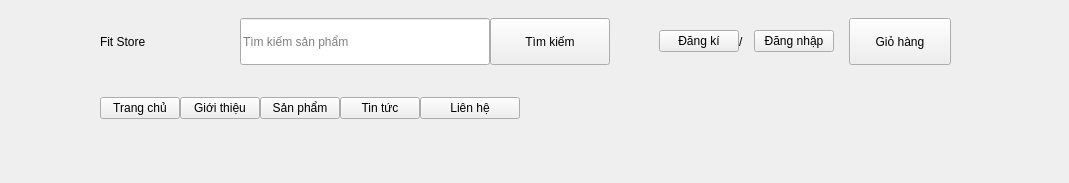
         <widget class="QWidget" name="headerContainer" native="true">
          <property name="minimumSize">
           <size>
            <width>0</width>
            <height>100</height>
           </size>
          </property>
          <layout class="QVBoxLayout" name="verticalLayout_4">
           <property name="spacing">
            <number>0</number>
           </property>
           <property name="leftMargin">
            <number>0</number>
           </property>
           <property name="topMargin">
            <number>0</number>
           </property>
           <property name="rightMargin">
            <number>0</number>
           </property>
           <property name="bottomMargin">
            <number>0</number>
           </property>
           <item>
            <layout class="QHBoxLayout" name="headerSubContainer">
             <property name="spacing">
              <number>0</number>
             </property>
             <property name="leftMargin">
              <number>100</number>
             </property>
             <property name="rightMargin">
              <number>100</number>
             </property>
             <item>
              <widget class="QWidget" name="widget_4" native="true">
               <property name="minimumSize">
                <size>
                 <width>100</width>
                 <height>0</height>
                </size>
               </property>
               <layout class="QVBoxLayout" name="verticalLayout_2">
                <property name="spacing">
                 <number>0</number>
                </property>
                <property name="leftMargin">
                 <number>0</number>
                </property>
                <property name="topMargin">
                 <number>0</number>
                </property>
                <property name="rightMargin">
                 <number>0</number>
                </property>
                <property name="bottomMargin">
                 <number>0</number>
                </property>
                <item>
                 <widget class="QLabel" name="label">
                  <property name="text">
                   <string>Fit Store</string>
                  </property>
                 </widget>
                </item>
               </layout>
              </widget>
             </item>
             <item>
              <spacer name="horizontalSpacer_2">
               <property name="orientation">
                <enum>Qt::Horizontal</enum>
               </property>
               <property name="sizeHint" stdset="0">
                <size>
                 <width>40</width>
                 <height>20</height>
                </size>
               </property>
              </spacer>
             </item>
             <item>
              <widget class="QWidget" name="widget_5" native="true">
               <property name="minimumSize">
                <size>
                 <width>100</width>
                 <height>0</height>
                </size>
               </property>
               <layout class="QHBoxLayout" name="horizontalLayout_5">
                <property name="spacing">
                 <number>0</number>
                </property>
                <property name="leftMargin">
                 <number>0</number>
                </property>
                <property name="topMargin">
                 <number>0</number>
                </property>
                <property name="rightMargin">
                 <number>0</number>
                </property>
                <property name="bottomMargin">
                 <number>0</number>
                </property>
                <item>
                 <layout class="QHBoxLayout" name="horizontalLayout_4">
                  <property name="spacing">
                   <number>0</number>
                  </property>
                  <item>
                   <widget class="QLineEdit" name="searchInput">
                    <property name="minimumSize">
                     <size>
                      <width>250</width>
                      <height>0</height>
                     </size>
                    </property>
                    <property name="maximumSize">
                     <size>
                      <width>16777215</width>
                      <height>47</height>
                     </size>
                    </property>
                    <property name="placeholderText">
                     <string>Tìm kiếm sản phẩm</string>
                    </property>
                   </widget>
                  </item>
                  <item>
                   <widget class="QPushButton" name="btnSearch">
                    <property name="minimumSize">
                     <size>
                      <width>120</width>
                      <height>47</height>
                     </size>
                    </property>
                    <property name="maximumSize">
                     <size>
                      <width>120</width>
                      <height>16777215</height>
                     </size>
                    </property>
                    <property name="cursor">
                     <cursorShape>PointingHandCursor</cursorShape>
                    </property>
                    <property name="text">
                     <string>Tìm kiếm</string>
                    </property>
                   </widget>
                  </item>
                 </layout>
                </item>
               </layout>
              </widget>
             </item>
             <item>
              <spacer name="horizontalSpacer">
               <property name="orientation">
                <enum>Qt::Horizontal</enum>
               </property>
               <property name="sizeHint" stdset="0">
                <size>
                 <width>40</width>
                 <height>20</height>
                </size>
               </property>
              </spacer>
             </item>
             <item>
              <widget class="QWidget" name="widget_3" native="true">
               <property name="minimumSize">
                <size>
                 <width>0</width>
                 <height>0</height>
                </size>
               </property>
               <property name="maximumSize">
                <size>
                 <width>16777215</width>
                 <height>16777215</height>
                </size>
               </property>
               <layout class="QHBoxLayout" name="horizontalLayout_9">
                <item alignment="Qt::AlignHCenter">
                 <widget class="QWidget" name="widget_2" native="true">
                  <layout class="QHBoxLayout" name="horizontalLayout_11">
                   <property name="spacing">
                    <number>0</number>
                   </property>
                   <property name="leftMargin">
                    <number>0</number>
                   </property>
                   <property name="topMargin">
                    <number>0</number>
                   </property>
                   <property name="rightMargin">
                    <number>0</number>
                   </property>
                   <property name="bottomMargin">
                    <number>0</number>
                   </property>
                   <item>
                    <layout class="QHBoxLayout" name="horizontalLayout_6">
                     <property name="spacing">
                      <number>0</number>
                     </property>
                     <item alignment="Qt::AlignHCenter">
                      <widget class="QPushButton" name="btnRegister">
                       <property name="cursor">
                        <cursorShape>PointingHandCursor</cursorShape>
                       </property>
                       <property name="text">
                        <string>Đăng kí</string>
                       </property>
                      </widget>
                     </item>
                     <item alignment="Qt::AlignHCenter">
                      <widget class="QLabel" name="label_2">
                       <property name="minimumSize">
                        <size>
                         <width>15</width>
                         <height>0</height>
                        </size>
                       </property>
                       <property name="text">
                        <string>/</string>
                       </property>
                      </widget>
                     </item>
                     <item alignment="Qt::AlignHCenter">
                      <widget class="QPushButton" name="btnLogin">
                       <property name="cursor">
                        <cursorShape>PointingHandCursor</cursorShape>
                       </property>
                       <property name="text">
                        <string>Đăng nhập</string>
                       </property>
                      </widget>
                     </item>
                    </layout>
                   </item>
                  </layout>
                 </widget>
                </item>
                <item>
                 <widget class="QWidget" name="widget_6" native="true">
                  <property name="minimumSize">
                   <size>
                    <width>120</width>
                    <height>0</height>
                   </size>
                  </property>
                  <layout class="QVBoxLayout" name="verticalLayout_3">
                   <item>
                    <widget class="QPushButton" name="btnCard">
                     <property name="minimumSize">
                      <size>
                       <width>100</width>
                       <height>47</height>
                      </size>
                     </property>
                     <property name="cursor">
                      <cursorShape>PointingHandCursor</cursorShape>
                     </property>
                     <property name="text">
                      <string>Giỏ hàng</string>
                     </property>
                     <property name="icon">
                      <iconset resource="../resource.qrc">
                       <normaloff>:/icon/resources/icon/bag.svg</normaloff>:/icon/resources/icon/bag.svg</iconset>
                     </property>
                     <property name="iconSize">
                      <size>
                       <width>24</width>
                       <height>24</height>
                      </size>
                     </property>
                    </widget>
                   </item>
                  </layout>
                 </widget>
                </item>
               </layout>
              </widget>
             </item>
            </layout>
           </item>
           <item>
            <widget class="QWidget" name="widget_7" native="true">
             <property name="minimumSize">
              <size>
               <width>0</width>
               <height>100</height>
              </size>
             </property>
             <layout class="QVBoxLayout" name="verticalLayout_5">
              <property name="spacing">
               <number>0</number>
              </property>
              <property name="leftMargin">
               <number>0</number>
              </property>
              <property name="topMargin">
               <number>0</number>
              </property>
              <property name="rightMargin">
               <number>0</number>
              </property>
              <property name="bottomMargin">
               <number>0</number>
              </property>
              <item>
               <widget class="QWidget" name="menu" native="true">
                <layout class="QVBoxLayout" name="verticalLayout_6">
                 <property name="spacing">
                  <number>0</number>
                 </property>
                 <property name="leftMargin">
                  <number>100</number>
                 </property>
                 <property name="topMargin">
                  <number>0</number>
                 </property>
                 <property name="rightMargin">
                  <number>100</number>
                 </property>
                 <property name="bottomMargin">
                  <number>0</number>
                 </property>
                 <item>
                  <layout class="QHBoxLayout" name="horizontalLayout_2">
                   <property name="spacing">
                    <number>0</number>
                   </property>
                   <property name="leftMargin">
                    <number>0</number>
                   </property>
                   <property name="rightMargin">
                    <number>0</number>
                   </property>
                   <item>
                    <widget class="QPushButton" name="pushButton_4">
                     <property name="maximumSize">
                      <size>
                       <width>16777215</width>
                       <height>16777215</height>
                      </size>
                     </property>
                     <property name="cursor">
                      <cursorShape>PointingHandCursor</cursorShape>
                     </property>
                     <property name="text">
                      <string>Trang chủ</string>
                     </property>
                    </widget>
                   </item>
                   <item>
                    <widget class="QPushButton" name="pushButton_5">
                     <property name="maximumSize">
                      <size>
                       <width>16777215</width>
                       <height>16777215</height>
                      </size>
                     </property>
                     <property name="cursor">
                      <cursorShape>PointingHandCursor</cursorShape>
                     </property>
                     <property name="text">
                      <string>Giới thiệu</string>
                     </property>
                    </widget>
                   </item>
                   <item>
                    <widget class="QPushButton" name="pushButton_3">
                     <property name="maximumSize">
                      <size>
                       <width>16777215</width>
                       <height>16777215</height>
                      </size>
                     </property>
                     <property name="cursor">
                      <cursorShape>PointingHandCursor</cursorShape>
                     </property>
                     <property name="text">
                      <string>Sản phẩm</string>
                     </property>
                    </widget>
                   </item>
                   <item>
                    <widget class="QPushButton" name="pushButton_2">
                     <property name="maximumSize">
                      <size>
                       <width>16777215</width>
                       <height>16777215</height>
                      </size>
                     </property>
                     <property name="cursor">
                      <cursorShape>PointingHandCursor</cursorShape>
                     </property>
                     <property name="text">
                      <string>Tin tức</string>
                     </property>
                    </widget>
                   </item>
                   <item>
                    <widget class="QPushButton" name="pushButton">
                     <property name="minimumSize">
                      <size>
                       <width>100</width>
                       <height>0</height>
                      </size>
                     </property>
                     <property name="maximumSize">
                      <size>
                       <width>16777215</width>
                       <height>16777215</height>
                      </size>
                     </property>
                     <property name="cursor">
                      <cursorShape>PointingHandCursor</cursorShape>
                     </property>
                     <property name="text">
                      <string>Liên hệ</string>
                     </property>
                    </widget>
                   </item>
                   <item>
                    <spacer name="horizontalSpacer_3">
                     <property name="orientation">
                      <enum>Qt::Horizontal</enum>
                     </property>
                     <property name="sizeHint" stdset="0">
                      <size>
                       <width>40</width>
                       <height>20</height>
                      </size>
                     </property>
                    </spacer>
                   </item>
                  </layout>
                 </item>
                </layout>
               </widget>
              </item>
              <item>
               <widget class="QWidget" name="subMenu" native="true"/>
              </item>
             </layout>
            </widget>
           </item>
          </layout>
         </widget>
